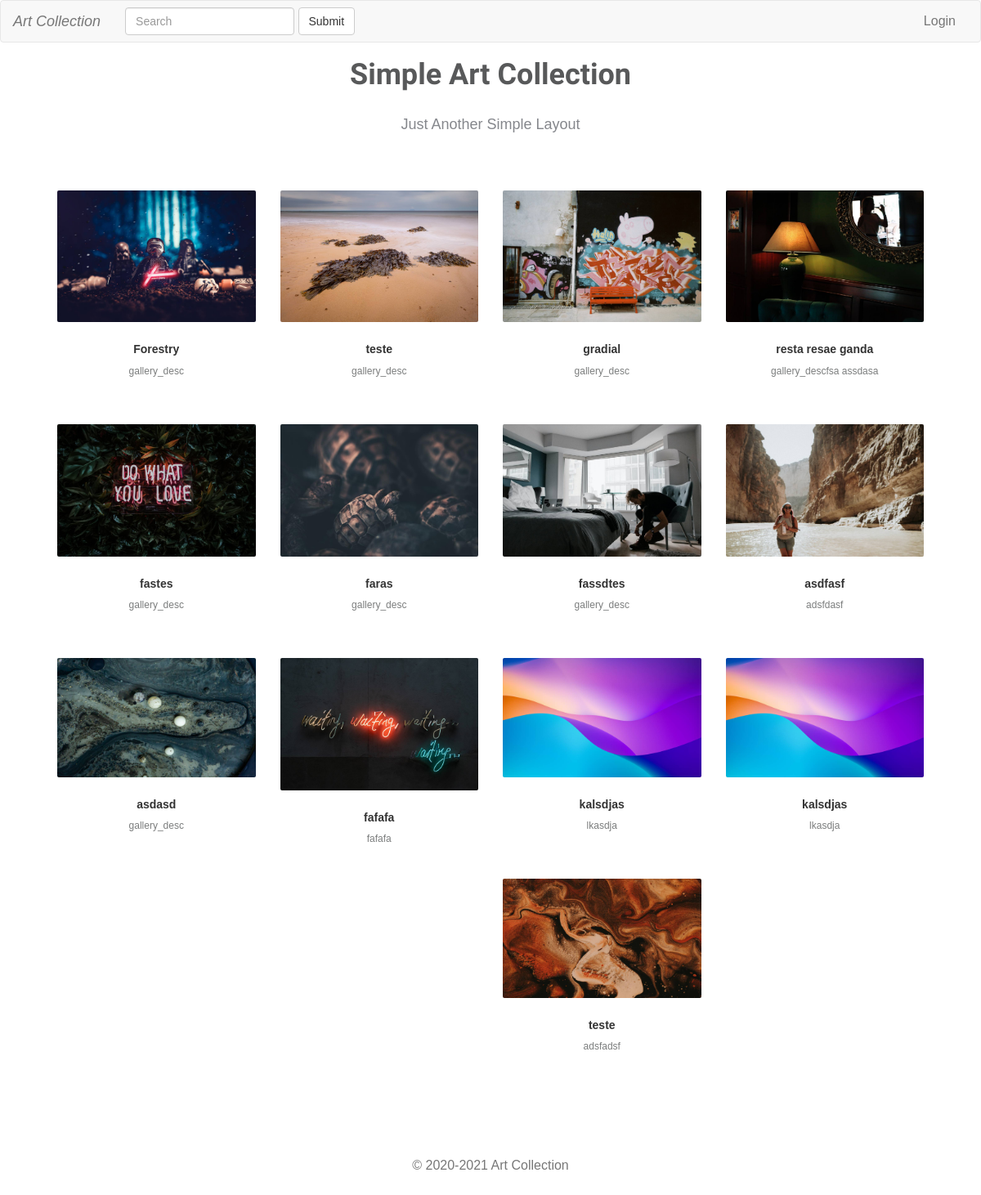
The page / on the database its author committed.
### tables this page shows
CREATE TABLE `gallery` (
  `gallery_id` int(11) NOT NULL,
  `gallery_image` varchar(255) DEFAULT NULL,
  `gallery_name` varchar(50) DEFAULT NULL,
  `gallery_desc` varchar(255) DEFAULT NULL,
  `types_id` int(11) DEFAULT NULL,
  `artist_id` int(11) DEFAULT NULL
);

### index.php (the view, shortened to what this page needs)
<!DOCTYPE html>
<html>
<head>
    <link rel="stylesheet" href="https://maxcdn.bootstrapcdn.com/bootstrap/3.3.7/css/bootstrap.min.css">
    <link rel="stylesheet" href="https://cdnjs.cloudflare.com/ajax/libs/baguettebox.js/1.8.1/baguetteBox.min.css">
    <link rel="stylesheet" href="gallery-clean.css">
</head>
<body>
    <nav class="navbar navbar-default">
        <div class="container-fluid">
            <div class="navbar-header">
                <a class="navbar-brand" style="font-style: italic;" href="#">Art Collection</a>
            </div>
            <div class="collapse navbar-collapse" id="bs-example-navbar-collapse-1">
                <form class="navbar-form navbar-left">
                    <div class="form-group">
                        <input type="text" class="form-control" placeholder="Search">
                    </div>
                    <button type="submit" class="btn btn-default">Submit</button>
                </form>
                <ul class="nav navbar-nav navbar-right">
                    <li><a href="auth.php">Login</a></li>
                </ul>
            </div>
        </div>
    </nav>
    <div class="container gallery-container">
        <h1 style="margin: 0;">Simple Art Collection</h1>
        <p class="page-description text-center">Just Another Simple Layout</p>
        <div class="tz-gallery">
            <div class="row">
                <?php
                include "conn.php";
                $SQL = "SELECT * FROM gallery";
                $result = mysqli_query($koneksi, $SQL);
                foreach ($result as $row) {
                ?>
                    <div class="col-sm-6 col-md-3">
                        <div class="thumbnail">
                            <a class="lightbox" href="assets/images/<?php echo $row['gallery_image'] ?>">
                                <img src="assets/images/<?php echo $row['gallery_image'] ?>" alt="Park">
                            </a>
                            <div class="caption">
                                <h3><?php echo $row['gallery_name'] ?></h3>
                                <p><?php echo $row['gallery_desc'] ?></p>
                            </div>
                        </div>
                    </div>
                <?php } ?>
            </div>
        </div>
        <footer style="padding:2em" class="text-muted text-center text-small">
            <p class="mb-1">© 2020-2021 <span class="font-italic">Art Collection</span></p>
        </footer>
</body>
</html>

### gallery-clean.css (style rules this page uses)
body { background-color: #fff; min-height: 100vh; font: normal 16px sans-serif; }
.gallery-container h1 { text-align: center; margin-top: 70px; font-family: 'Droid Sans', sans-serif; font-weight: bold; color: #58595a; }
.gallery-container p.page-description { text-align: center; margin: 30px auto; font-size: 18px; color: #85878c; }
.tz-gallery { padding: 40px; }
.tz-gallery .thumbnail { padding: 0; margin-bottom: 30px; border: none; }
.tz-gallery img { border-radius: 2px; }
.tz-gallery .caption { padding: 26px 30px; text-align: center; }
.tz-gallery .caption h3 { font-size: 14px; font-weight: bold; margin-top: 0; }
.tz-gallery .caption p { font-size: 12px; color: #7b7d7d; margin: 0; }

### rows shown on the page
gallery: gallery_image (picture), gallery_name "Forestry", gallery_desc "gallery_desc"
gallery: gallery_image (picture), gallery_name "teste", gallery_desc "gallery_desc"
gallery: gallery_image (picture), gallery_name "gradial", gallery_desc "gallery_desc"
gallery: gallery_image (picture), gallery_name "resta resae ganda", gallery_desc "gallery_descfsa assdasa"
gallery: gallery_image (picture), gallery_name "fastes", gallery_desc "gallery_desc"
gallery: gallery_image (picture), gallery_name "faras", gallery_desc "gallery_desc"
gallery: gallery_image (picture), gallery_name "fassdtes", gallery_desc "gallery_desc"
gallery: gallery_image (picture), gallery_name "asdfasf", gallery_desc "adsfdasf"
gallery: gallery_image (picture), gallery_name "asdasd", gallery_desc "gallery_desc"
gallery: gallery_image (picture), gallery_name "fafafa", gallery_desc "fafafa"
gallery: gallery_image (picture), gallery_name "kalsdjas", gallery_desc "lkasdja"
gallery: gallery_image (picture), gallery_name "kalsdjas", gallery_desc "lkasdja"
gallery: gallery_image (picture), gallery_name "teste", gallery_desc "adsfadsf"
